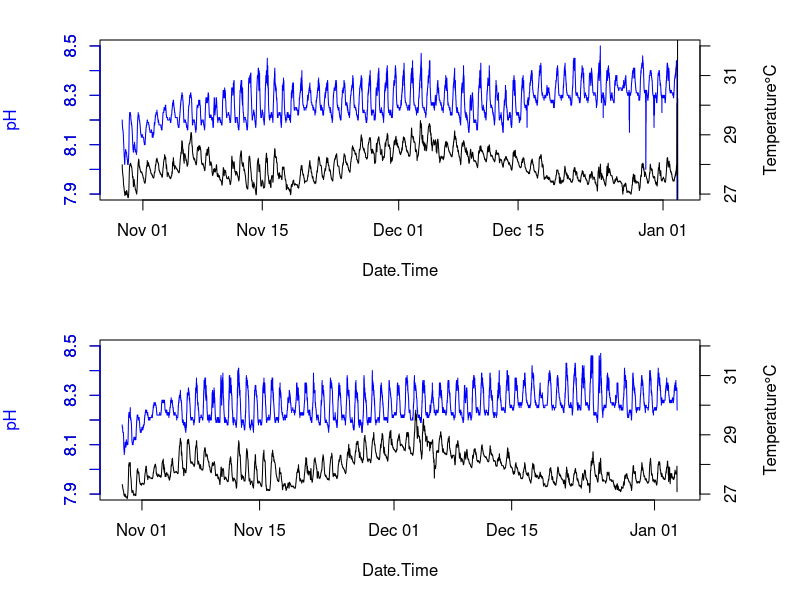

Here is the R script that generated this plot:
library(lubridate)

pH <- read.csv("RAnalysis/Data/20200102_SN20697597_Site1_pH.csv", header=F, sep=",", na.strings="NA", skip=700) #load  data
pH <- pH[,1:4]
colnames(pH) <- c("Date.Time", "Temp", "mV", "pH")
pH$Date.Time <- parse_date_time(pH$Date.Time, "Y!-m!*-d! H!:M!:S!") 

pdf("RAnalysis/Output/20200102_pH_Temp.pdf")
par(mfrow=c(2,1))
par(mar = c(5,5,2,5))
with(pH, plot(Date.Time, pH, type="l", col="blue", 
             ylim=c(7.9,8.5), ylab =NA))
axis(2, col="blue",col.axis="blue")
mtext("pH",side=2,col="blue",line=4) 
par(new = T)
with(pH, plot(Date.Time, Temp,type="l", axes=F,col="black", xlab=NA, ylab=NA, ylim=c(27,32)))
axis(side = 4)
mtext(side = 4, line = 3, 'Temperature°C')
#dev.off()

pH <- read.csv("RAnalysis/Data/20200103_SN20697596_Site2_pH.csv", header=F, sep=",", na.strings="NA", skip=700) #load  data
pH <- pH[,1:4]
colnames(pH) <- c("Date.Time", "Temp", "mV", "pH")
pH$Date.Time <- parse_date_time(pH$Date.Time, "Y!-m!*-d! H!:M!:S!") 

#pdf("RAnalysis/Output/20200103_Site2_pH_Temp.pdf")
par(mar = c(5,5,2,5))
with(pH, plot(Date.Time, pH, type="l", col="blue", 
              ylim=c(7.9,8.5), ylab =NA))
axis(2, col="blue",col.axis="blue")
mtext("pH",side=2,col="blue",line=4) 
par(new = T)
with(pH, plot(Date.Time, Temp,type="l", axes=F,col="black", xlab=NA, ylab=NA, ylim=c(27,32)))
axis(side = 4)
mtext(side = 4, line = 3, 'Temperature°C')
dev.off()